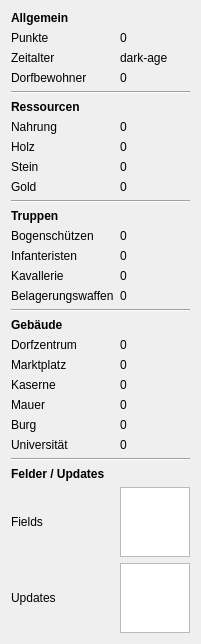
              <widget class="QWidget" name="scrollAreaWidgetContents_6">
               <property name="geometry">
                <rect>
                 <x>0</x>
                 <y>0</y>
                 <width>193</width>
                 <height>626</height>
                </rect>
               </property>
               <layout class="QVBoxLayout" name="verticalLayout_14">
                <item>
                 <layout class="QGridLayout" name="gridLayout_6">
                  <item row="22" column="1">
                   <widget class="QLabel" name="vikings_castle_label">
                    <property name="text">
                     <string>0</string>
                    </property>
                   </widget>
                  </item>
                  <item row="7" column="0">
                   <widget class="QLabel" name="label_129">
                    <property name="text">
                     <string>Holz</string>
                    </property>
                   </widget>
                  </item>
                  <item row="15" column="0">
                   <widget class="QLabel" name="label_133">
                    <property name="text">
                     <string>Belagerungswaffen</string>
                    </property>
                   </widget>
                  </item>
                  <item row="9" column="0">
                   <widget class="QLabel" name="label_127">
                    <property name="text">
                     <string>Gold</string>
                    </property>
                   </widget>
                  </item>
                  <item row="18" column="0">
                   <widget class="QLabel" name="label_117">
                    <property name="text">
                     <string>Dorfzentrum</string>
                    </property>
                   </widget>
                  </item>
                  <item row="27" column="0">
                   <widget class="QLabel" name="label_132">
                    <property name="text">
                     <string>Updates</string>
                    </property>
                   </widget>
                  </item>
                  <item row="16" column="0" colspan="2">
                   <widget class="Line" name="line_23">
                    <property name="orientation">
                     <enum>Qt::Horizontal</enum>
                    </property>
                   </widget>
                  </item>
                  <item row="2" column="1">
                   <widget class="QLabel" name="vikings_age_label">
                    <property name="text">
                     <string>dark-age</string>
                    </property>
                   </widget>
                  </item>
                  <item row="19" column="1">
                   <widget class="QLabel" name="vikings_market_label">
                    <property name="text">
                     <string>0</string>
                    </property>
                   </widget>
                  </item>
                  <item row="1" column="0">
                   <widget class="QLabel" name="label_118">
                    <property name="text">
                     <string>Punkte</string>
                    </property>
                   </widget>
                  </item>
                  <item row="6" column="1">
                   <widget class="QLabel" name="vikings_food_label">
                    <property name="text">
                     <string>0</string>
                    </property>
                   </widget>
                  </item>
                  <item row="21" column="0">
                   <widget class="QLabel" name="label_126">
                    <property name="text">
                     <string>Mauer</string>
                    </property>
                   </widget>
                  </item>
                  <item row="14" column="1">
                   <widget class="QLabel" name="vikings_cavalry_label">
                    <property name="text">
                     <string>0</string>
                    </property>
                   </widget>
                  </item>
                  <item row="22" column="0">
                   <widget class="QLabel" name="label_131">
                    <property name="text">
                     <string>Burg</string>
                    </property>
                   </widget>
                  </item>
                  <item row="18" column="1">
                   <widget class="QLabel" name="vikings_towncenter_label">
                    <property name="text">
                     <string>0</string>
                    </property>
                   </widget>
                  </item>
                  <item row="8" column="1">
                   <widget class="QLabel" name="vikings_stone_label">
                    <property name="text">
                     <string>0</string>
                    </property>
                   </widget>
                  </item>
                  <item row="13" column="1">
                   <widget class="QLabel" name="vikings_infantry_label">
                    <property name="text">
                     <string>0</string>
                    </property>
                   </widget>
                  </item>
                  <item row="20" column="1">
                   <widget class="QLabel" name="vikings_barracks_label">
                    <property name="text">
                     <string>0</string>
                    </property>
                   </widget>
                  </item>
                  <item row="19" column="0">
                   <widget class="QLabel" name="label_138">
                    <property name="text">
                     <string>Marktplatz</string>
                    </property>
                   </widget>
                  </item>
                  <item row="9" column="1">
                   <widget class="QLabel" name="vikings_gold_label">
                    <property name="text">
                     <string>0</string>
                    </property>
                   </widget>
                  </item>
                  <item row="26" column="1">
                   <widget class="QListWidget" name="vikings_fields_list"/>
                  </item>
                  <item row="8" column="0">
                   <widget class="QLabel" name="label_139">
                    <property name="text">
                     <string>Stein</string>
                    </property>
                   </widget>
                  </item>
                  <item row="21" column="1">
                   <widget class="QLabel" name="vikings_wall_label">
                    <property name="text">
                     <string>0</string>
                    </property>
                   </widget>
                  </item>
                  <item row="6" column="0">
                   <widget class="QLabel" name="label_125">
                    <property name="text">
                     <string>Nahrung</string>
                    </property>
                   </widget>
                  </item>
                  <item row="14" column="0">
                   <widget class="QLabel" name="label_130">
                    <property name="text">
                     <string>Kavallerie</string>
                    </property>
                   </widget>
                  </item>
                  <item row="25" column="0">
                   <widget class="QLabel" name="label_119">
                    <property name="font">
                     <font>
                      <weight>75</weight>
                      <bold>true</bold>
                     </font>
                    </property>
                    <property name="text">
                     <string>Felder / Updates</string>
                    </property>
                   </widget>
                  </item>
                  <item row="20" column="0">
                   <widget class="QLabel" name="label_120">
                    <property name="text">
                     <string>Kaserne</string>
                    </property>
                   </widget>
                  </item>
                  <item row="23" column="1">
                   <widget class="QLabel" name="vikings_universtity_label">
                    <property name="text">
                     <string>0</string>
                    </property>
                   </widget>
                  </item>
                  <item row="2" column="0">
                   <widget class="QLabel" name="label_122">
                    <property name="text">
                     <string>Zeitalter</string>
                    </property>
                   </widget>
                  </item>
                  <item row="0" column="0">
                   <widget class="QLabel" name="label_136">
                    <property name="font">
                     <font>
                      <weight>75</weight>
                      <bold>true</bold>
                     </font>
                    </property>
                    <property name="text">
                     <string>Allgemein</string>
                    </property>
                   </widget>
                  </item>
                  <item row="23" column="0">
                   <widget class="QLabel" name="label_134">
                    <property name="text">
                     <string>Universität</string>
                    </property>
                   </widget>
                  </item>
                  <item row="17" column="0">
                   <widget class="QLabel" name="label_121">
                    <property name="font">
                     <font>
                      <weight>75</weight>
                      <bold>true</bold>
                     </font>
                    </property>
                    <property name="text">
                     <string>Gebäude</string>
                    </property>
                   </widget>
                  </item>
                  <item row="5" column="0">
                   <widget class="QLabel" name="label_123">
                    <property name="font">
                     <font>
                      <weight>75</weight>
                      <bold>true</bold>
                     </font>
                    </property>
                    <property name="text">
                     <string>Ressourcen</string>
                    </property>
                   </widget>
                  </item>
                  <item row="24" column="0" colspan="2">
                   <widget class="Line" name="line_24">
                    <property name="orientation">
                     <enum>Qt::Horizontal</enum>
                    </property>
                   </widget>
                  </item>
                  <item row="12" column="1">
                   <widget class="QLabel" name="vikings_archer_label">
                    <property name="text">
                     <string>0</string>
                    </property>
                   </widget>
                  </item>
                  <item row="11" column="0">
                   <widget class="QLabel" name="label_135">
                    <property name="font">
                     <font>
                      <weight>75</weight>
                      <bold>true</bold>
                     </font>
                    </property>
                    <property name="text">
                     <string>Truppen</string>
                    </property>
                   </widget>
                  </item>
                  <item row="26" column="0">
                   <widget class="QLabel" name="label_137">
                    <property name="text">
                     <string>Fields</string>
                    </property>
                   </widget>
                  </item>
                  <item row="10" column="0" colspan="2">
                   <widget class="Line" name="line_21">
                    <property name="orientation">
                     <enum>Qt::Horizontal</enum>
                    </property>
                   </widget>
                  </item>
                  <item row="15" column="1">
                   <widget class="QLabel" name="vikings_siege_label">
                    <property name="text">
                     <string>0</string>
                    </property>
                   </widget>
                  </item>
                  <item row="27" column="1">
                   <widget class="QListWidget" name="vikings_updates_list"/>
                  </item>
                  <item row="1" column="1">
                   <widget class="QLabel" name="vikings_points_label">
                    <property name="text">
                     <string>0</string>
                    </property>
                   </widget>
                  </item>
                  <item row="12" column="0">
                   <widget class="QLabel" name="label_124">
                    <property name="text">
                     <string>Bogenschützen</string>
                    </property>
                   </widget>
                  </item>
                  <item row="13" column="0">
                   <widget class="QLabel" name="label_128">
                    <property name="text">
                     <string>Infanteristen</string>
                    </property>
                   </widget>
                  </item>
                  <item row="7" column="1">
                   <widget class="QLabel" name="vikings_wood_label">
                    <property name="text">
                     <string>0</string>
                    </property>
                   </widget>
                  </item>
                  <item row="4" column="0" colspan="2">
                   <widget class="Line" name="line_22">
                    <property name="orientation">
                     <enum>Qt::Horizontal</enum>
                    </property>
                   </widget>
                  </item>
                  <item row="3" column="0">
                   <widget class="QLabel" name="label_7">
                    <property name="text">
                     <string>Dorfbewohner</string>
                    </property>
                   </widget>
                  </item>
                  <item row="3" column="1">
                   <widget class="QLabel" name="vikings_villagers_label">
                    <property name="text">
                     <string>0</string>
                    </property>
                   </widget>
                  </item>
                 </layout>
                </item>
               </layout>
              </widget>
